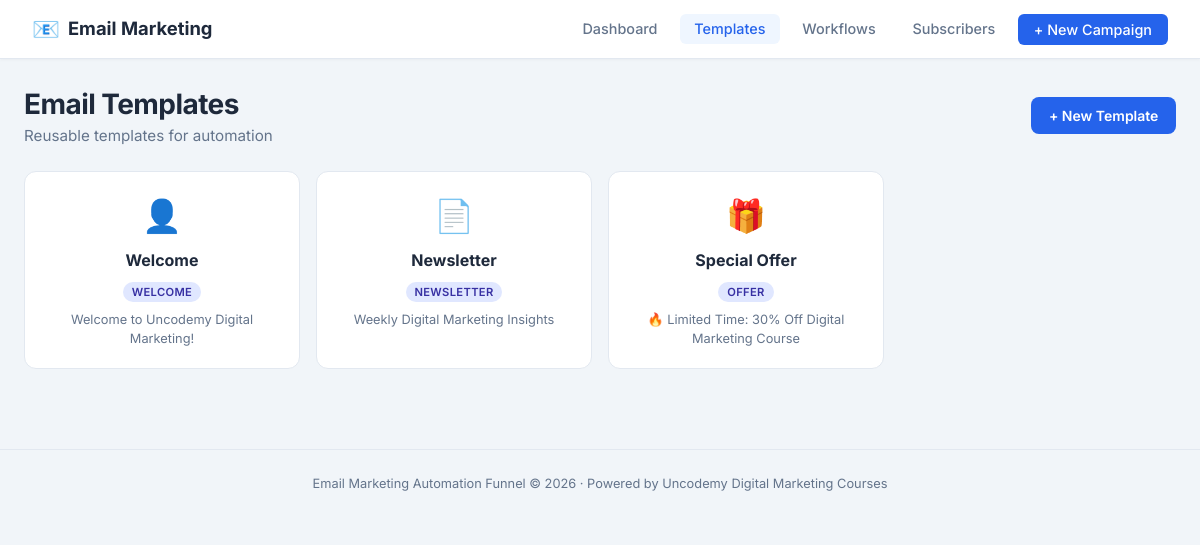
Page /templates on the committed database.
### models.py (models this page shows, shortened)
class EmailTemplate(db.Model):
    __tablename__ = 'email_templates'
    id = db.Column(db.Integer, primary_key=True)
    name = db.Column(db.String(100), nullable=False)
    category = db.Column(db.String(50))  # welcome, newsletter, offer, etc.
    subject = db.Column(db.String(200))
    body_html = db.Column(db.Text)
    thumbnail = db.Column(db.String(200))
    created_at = db.Column(db.DateTime, default=datetime.utcnow)

### app.py (the view)
@app.route('/templates')
def list_templates():
    templates = EmailTemplate.query.all()
    return render_template('templates.html', templates=templates)

### templates/templates.html (shortened to what this page needs)
{% extends "base.html" %}
{% block content %}
<div class="page-header flex-between">
    <div>
        <h1>Email Templates</h1>
        <p class="subtitle">Reusable templates for automation</p>
    </div>
    <a href="{{ url_for('create_template') }}" class="btn btn-primary">+ New Template</a>
</div>
<div class="templates-grid">
    {% for t in templates %}
    <a href="{{ url_for('view_template', id=t.id) }}" class="template-card">
        <div class="template-card-icon">
            {% if t.category == 'welcome' %}👤
            {% elif t.category == 'newsletter' %}📄
            {% else %}🎁{% endif %}
        </div>
        <h3>{{ t.name }}</h3>
        <span class="badge">{{ t.category }}</span>
        <p class="template-subject">{{ t.subject }}</p>
    </a>
    {% else %}
    <p>No templates yet. <a href="{{ url_for('create_template') }}">Create one</a></p>
    {% endfor %}
</div>
{% endblock %}

### static/css/style.css (style rules this page uses)
:root { --primary: #2563eb; --primary-dark: #1e40af; --success: #059669; --bg: #f1f5f9; --card-bg: #ffffff; --text: #1e293b; --text-muted: #64748b; --border: #e2e8f0; --radius: 12px; --shadow: 0 4px 20px rgba(0,0,0,0.06); --shadow-hover: 0 8px 30px rgba(0,0,0,0.1); }
* { box-sizing: border-box; margin: 0; padding: 0; }
body { font-family: 'Inter', -apple-system, BlinkMacSystemFont, sans-serif; background: var(--bg); color: var(--text); min-height: 100vh; line-height: 1.5; }
.page-header { margin-bottom: 1.5rem; }
.page-header h1 { font-size: 1.75rem; font-weight: 700; letter-spacing: -0.02em; text-align: center; }
.page-header .subtitle { text-align: center; color: var(--text-muted); font-size: 0.95rem; }
.flex-between { display: flex; justify-content: space-between; align-items: center; }
.flex-between h1, .flex-between .subtitle { text-align: left; }
.badge { font-size: 0.7rem; font-weight: 600; padding: 0.2rem 0.55rem; border-radius: 999px; background: #e0e7ff; color: #3730a3; text-transform: uppercase; letter-spacing: 0.03em; }
.btn { display: inline-block; padding: 0.5rem 1.1rem; border-radius: 8px; font-size: 0.875rem; font-weight: 600; text-decoration: none; border: none; cursor: pointer; transition: all 0.15s; }
.btn-primary { background: var(--primary); color: #fff; }
.templates-grid { display: grid; grid-template-columns: repeat(auto-fill, minmax(220px, 1fr)); gap: 1rem; }
.template-card { background: #fff; border: 1px solid var(--border); border-radius: var(--radius); padding: 1.25rem; text-decoration: none; color: var(--text); transition: box-shadow 0.2s, border-color 0.2s; text-align: center; }
.template-card-icon { font-size: 2rem; margin-bottom: 0.5rem; }
.template-card h3 { font-size: 1rem; margin-bottom: 0.35rem; }
.template-subject { font-size: 0.8rem; color: var(--text-muted); margin-top: 0.5rem; }

### rows in the picture
EmailTemplate: name "Welcome", category "WELCOME", subject "Welcome to Uncodemy Digital Marketing!"
EmailTemplate: name "Newsletter", category "NEWSLETTER", subject "Weekly Digital Marketing Insights"
EmailTemplate: name "Special Offer", category "OFFER", subject "🔥 Limited Time: 30% Off Digital Marketing Course"
